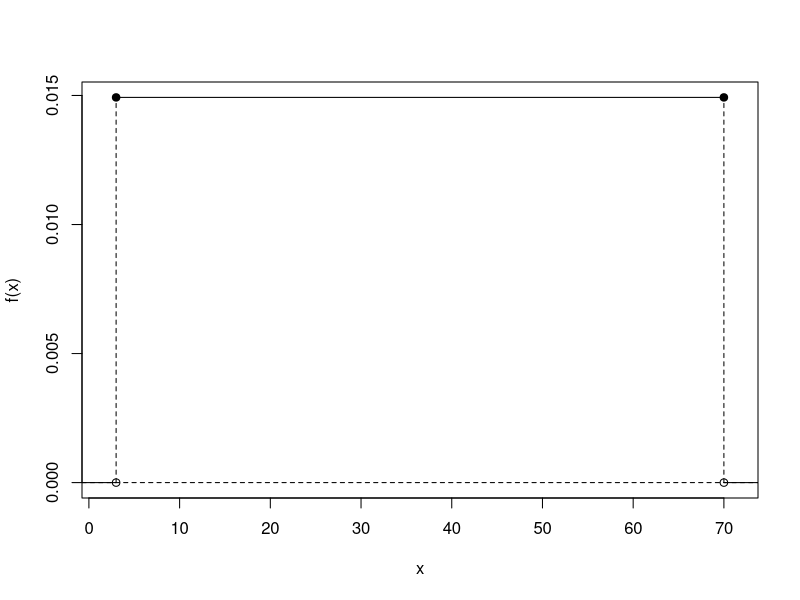

The R script that drew this image:


##########
## 16.3 ##
##########
a <- 3
b <- 70
#(a)
punif(q=5.5,min=a,max=b)
#(b)
qunif(p=1-0.15,min=a,max=b)
#(c)
mu.X <- (a+b)/2 #mean
mu.X
sigma.X <- sqrt((b-a)^2/12) #sd
sigma.X
#(d)
punif(mu.X+0.5*sigma.X,a,b) - punif(mu.X-0.5*sigma.X,a,b)
#(e)
X.dens <- dunif(mu.X,a,b)
X.dens
plot(c(a,b),rep(X.dens,2),type="o",pch=19,xlim=c(a-1,b+1),ylim=c(0,X.dens),ylab="f(x)",xlab="x")
abline(h=0,lty=2)
segments(c(a-5,b+5,a,b),rep(0,4),rep(c(a,b),2),rep(c(0,X.dens),each=2),lty=rep(1:2,each=2))
points(c(a,b),c(0,0))
#(f)
sim1 <- runif(10,a,b)
sim1
quan1 <- quantile(sim1,prob=1-0.15)
quan1
sim2 <- runif(1000,a,b)
quan2 <- quantile(sim2,prob=1-0.15)
quan2      ### Overall, both estimates seem to be centered on the 'true' value from (b), but those based on sim1 (the smaller samples) are more variable.

